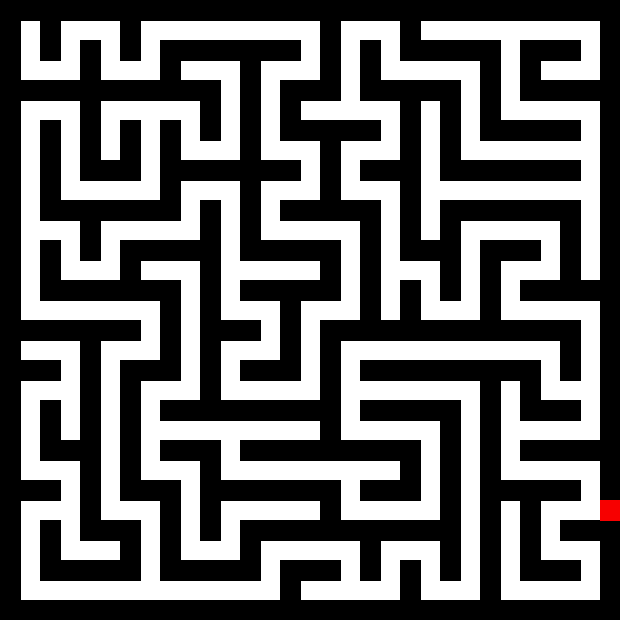
#> input picture testing/mazes/maze_31x31_1door.png, 620 x 620 px
$ python -i crows_sim.py   (imports and definitions only)
#> lines starting #> are read from the running program, lines starting #| are printed output that depends on the picture; after the words box and inside, x2 and y2 are one past the last pixel; in counts of white or black regions, pixels touching at a corner belong together
import cv2
import numpy as np
import pygame
import numba
import random
import collections


# ==============================================================================
#  1. DATA EXTRACTION FUNCTION
# ==============================================================================
def extract_centerline_and_doors(image_path, line_thickness=3):
    """
    Loads a floor plan image, extracts the wall centerline, door locations,
    the raw wall mask, and the room's outer contour.
    """
#> called with image_path = 'mazes/maze_31x31_1door.png', line_thickness = 3
    image = cv2.imread(image_path)
#> image is the input picture: shape (620, 620, 3); mean B, G, R 113.2, 113.2, 113.4
    if image is None:
        return None, [], None, None

    # Create a mask of the thick walls
    lower_black = np.array([0, 0, 0])
    upper_black = np.array([50, 50, 50])
    wall_mask = cv2.inRange(image, lower_black, upper_black)
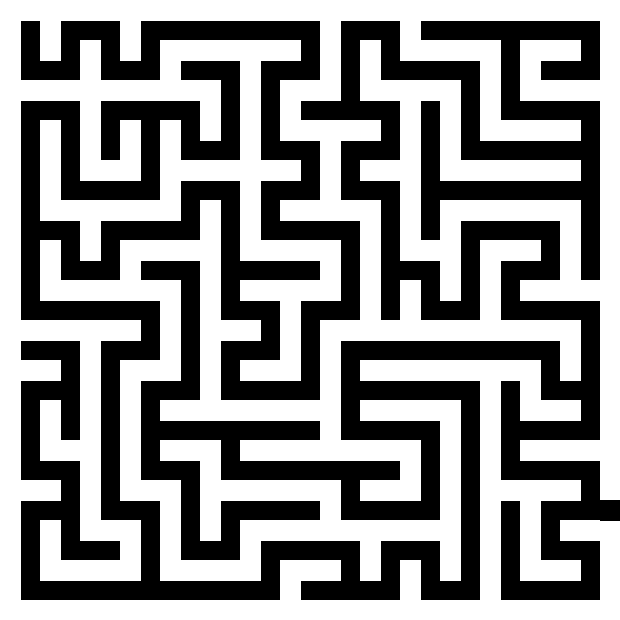
#> wall_mask: shape (620, 620); 55.5% white; 1 black region

    # Find the main room contour from the thick wall mask (for spawning)
    contours, _ = cv2.findContours(
        wall_mask, cv2.RETR_EXTERNAL, cv2.CHAIN_APPROX_SIMPLE
    )
#> contours = 1 contour; box (x1, y1, x2, y2) and area: (0, 0, 620, 620) 203218
    room_contour = max(contours, key=cv2.contourArea) if contours else None
#> room_contour = contour of 459 points, box (x1, y1, x2, y2) (0, 0, 620, 620), area 203218

    # Skeletonize the mask to get a 1-pixel wide centerline for visualization
    centerline_1px = cv2.ximgproc.thinning(wall_mask)
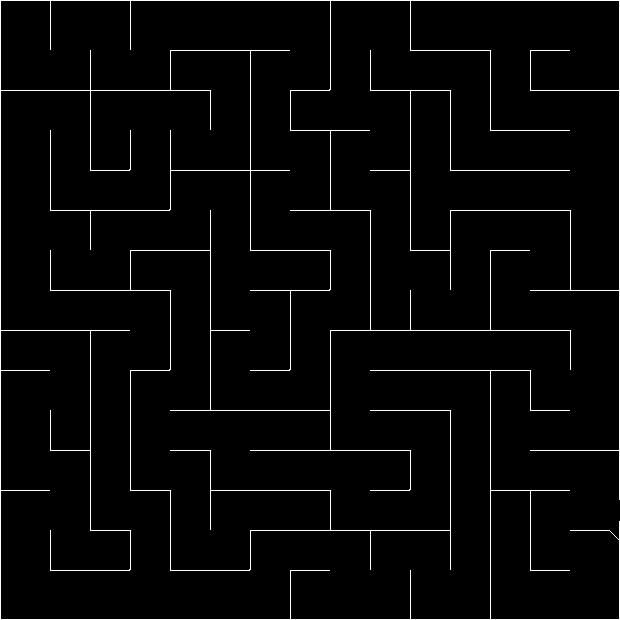
#> centerline_1px: shape (620, 620); 2.7% white in thin lines or dots

    # Thicken the centerline for better visibility if needed
    final_centerline_img = centerline_1px
    if line_thickness > 1:
        kernel = np.ones((line_thickness, line_thickness), np.uint8)
        final_centerline_img = cv2.dilate(centerline_1px, kernel, iterations=1)
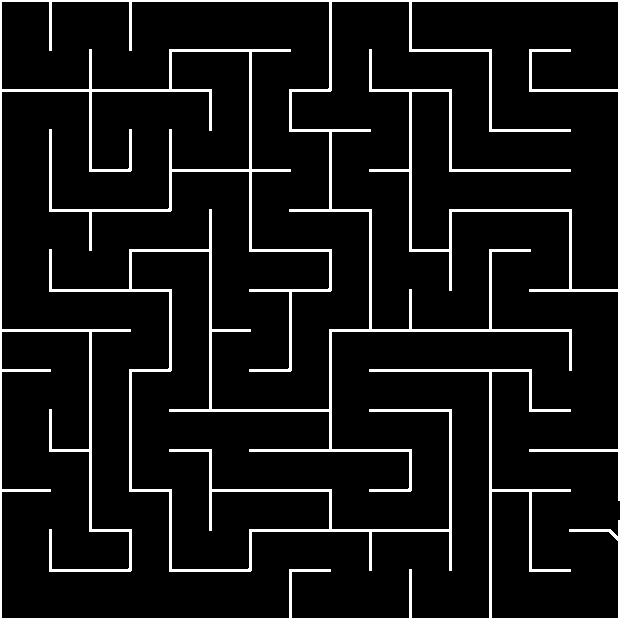
#> final_centerline_img: shape (620, 620); 7.5% white; 1 white region, box (x1, y1, x2, y2) and area: (0, 0, 620, 620) 28800

    # Create the visualization image (black lines on white background)
    visualization_img = cv2.cvtColor(255 - final_centerline_img, cv2.COLOR_GRAY2BGR)

    # Find door locations using their specific color
    lower_door = np.array([0, 0, 245])
    upper_door = np.array([0, 30, 255])
    door_mask = cv2.inRange(image, lower_door, upper_door)
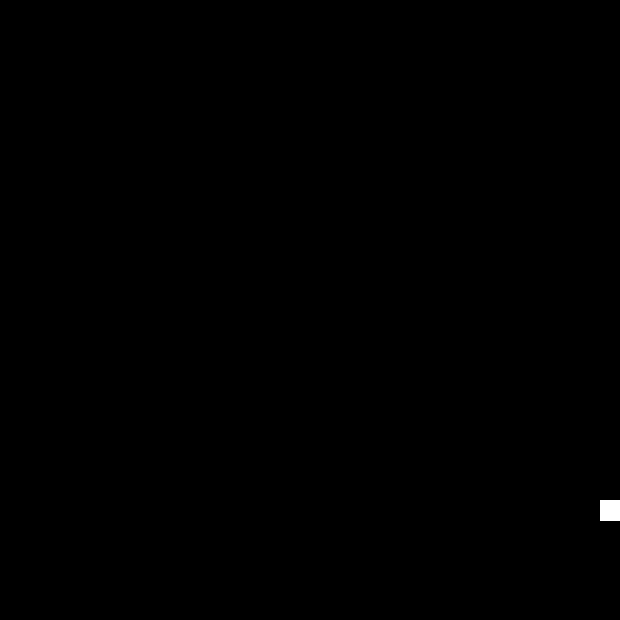
#> door_mask: shape (620, 620); 0.11% white; 1 white region, box (x1, y1, x2, y2) and area: (600, 500, 620, 521) 420
    door_contours, _ = cv2.findContours(
        door_mask, cv2.RETR_TREE, cv2.CHAIN_APPROX_SIMPLE
    )
#> door_contours = [[[600, 500], [600, 520], [619, 520], [619, 500]]]

    door_locations = []
    for c in door_contours:
        M = cv2.moments(c)
        if M["m00"] != 0:
            cX = int(M["m10"] / M["m00"])
            cY = int(M["m01"] / M["m00"])
            door_locations.append((cX, cY))
#> this loop made 1 pass
#> (c, cX, cY) on pass 1: ([[600, 500], [600, 520], [619, 520], [619, 500]], 609, 510)
#> after the loop, door_locations = [(609, 510)]

    return door_locations, visualization_img, wall_mask, room_contour


# ==============================================================================
#  2. POTENTIAL FIELD CALCULATION
# ==============================================================================
# [183 lines left out: functions create_distance_map, update_agents_potential_field, run_simulation, not called in this run]


# ==============================================================================
#  5. SCRIPT EXECUTION
# ==============================================================================
# [2 lines not run here, left out]

>>> result = extract_centerline_and_doors('mazes/maze_31x31_1door.png')

$ run again, on testing/mazes/maze_41x41_2doors.png
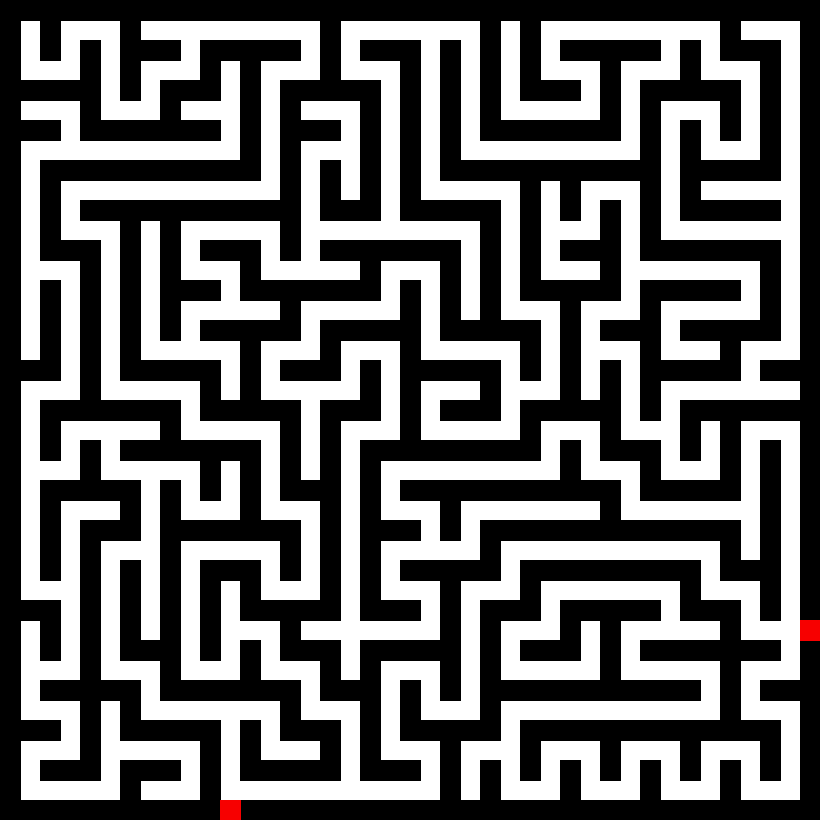
#> input picture testing/mazes/maze_41x41_2doors.png, 820 x 820 px
#> in extract_centerline_and_doors, image is the input picture: shape (820, 820, 3); mean B, G, R 115.1, 115.1, 115.4
#> in extract_centerline_and_doors, `wall_mask = cv2.inRange(image, lower_black, upper_black)`:
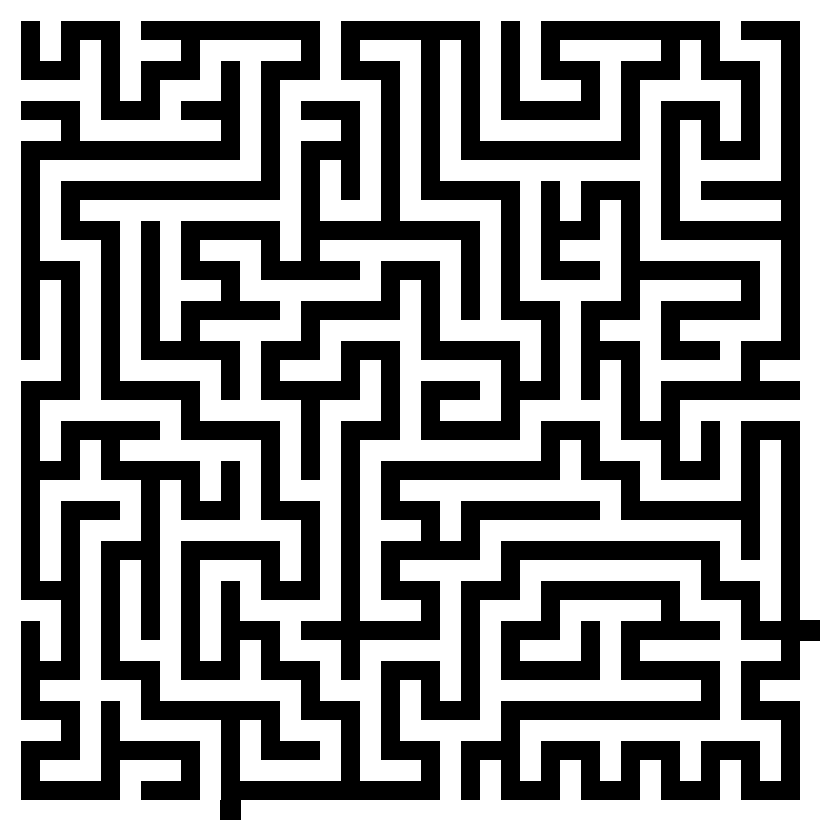
#> wall_mask: shape (820, 820); 54.7% white; 1 black region
#> contours = 2 contours; box (x1, y1, x2, y2) and area: (0, 0, 820, 820) 298037, (241, 560, 820, 820) 52424
#> room_contour = contour of 699 points, box (x1, y1, x2, y2) (0, 0, 820, 820), area 298037
#> centerline_1px: shape (820, 820); 2.7% white in thin lines or dots
#> in extract_centerline_and_doors, `final_centerline_img = cv2.dilate(centerline_1px, kernel, iterations=1)`:
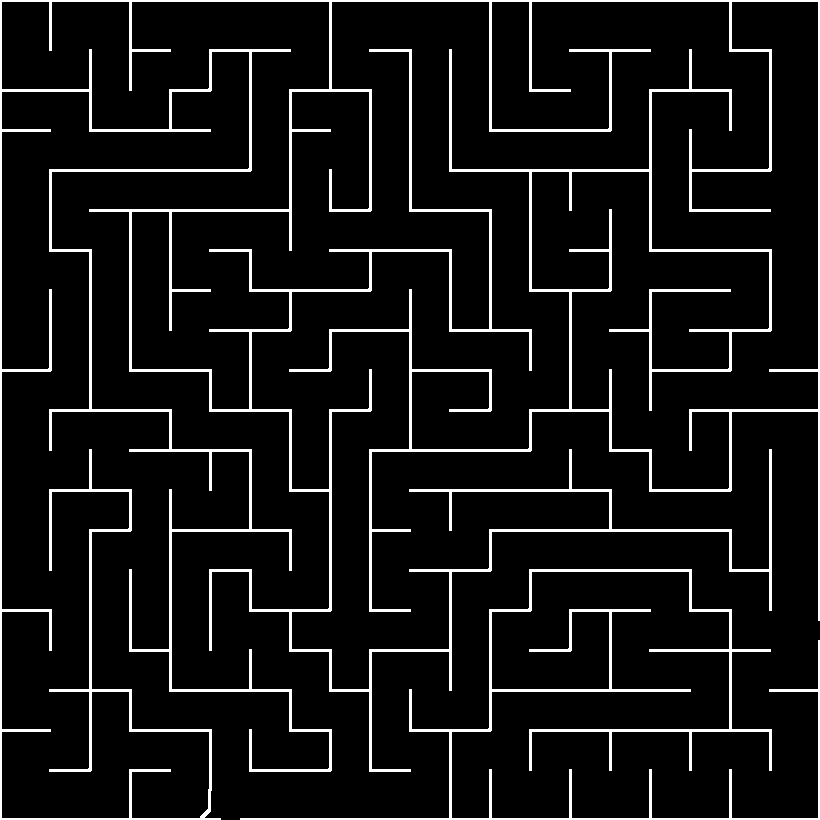
#> final_centerline_img: shape (820, 820); 7.5% white; 2 white regions, box (x1, y1, x2, y2) and area: (0, 0, 820, 820) 42876, (240, 569, 820, 820) 7417
#> door_mask: shape (820, 820); 0.12% white; 2 white regions
#> door_contours = 2 contours; box (x1, y1, x2, y2) and area: (220, 800, 241, 820) 380, (800, 620, 820, 641) 380
#> the loop in extract_centerline_and_doors, `for c in door_contours:` made 2 passes
#> (c, cX, cY) on passes 1 to 2: ([[220, 800], [220, 819], [240, 819], [240, 800]], 230, 809), ([[800, 620], [800, 640], [819, 640], [819, 620]], 809, 630)
#> after the loop in extract_centerline_and_doors, `for c in door_contours:`: door_locations = [(230, 809), (809, 630)]

$ run again, on testing/mazes/maze_51x51_1doors.png
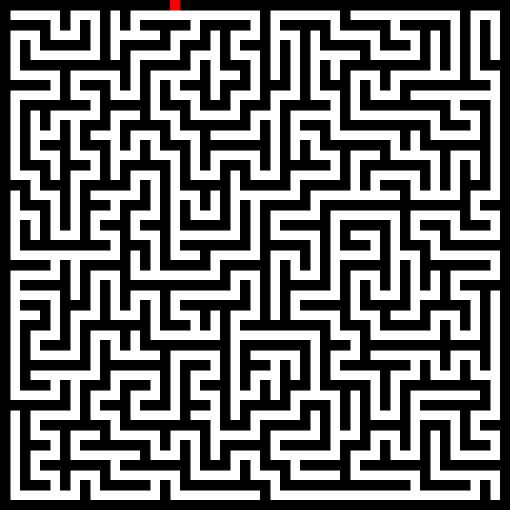
#> input picture testing/mazes/maze_51x51_1doors.png, 1020 x 1020 px (shown at 1/2 size)
#> in extract_centerline_and_doors, image is the input picture: shape (1020, 1020, 3); mean B, G, R 116.3, 116.3, 116.4
#> in extract_centerline_and_doors, `wall_mask = cv2.inRange(image, lower_black, upper_black)`:
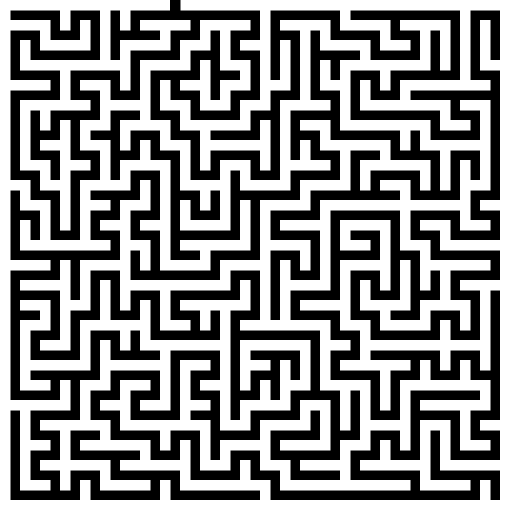
#> wall_mask: shape (1020, 1020) (shown at 1/2 size); 54.3% white; 1 black region
#> contours = 1 contour; box (x1, y1, x2, y2) and area: (0, 0, 1020, 1020) 538542
#> room_contour = contour of 1327 points, box (x1, y1, x2, y2) (0, 0, 1020, 1020), area 538542
#> centerline_1px: shape (1020, 1020); 2.6% white in thin lines or dots
#> final_centerline_img: shape (1020, 1020); 7.5% white; 1 white region, box (x1, y1, x2, y2) and area: (0, 0, 1020, 1020) 77643
#> in extract_centerline_and_doors, `visualization_img = cv2.cvtColor(255 - final_centerline_img, cv2.COLOR..`:
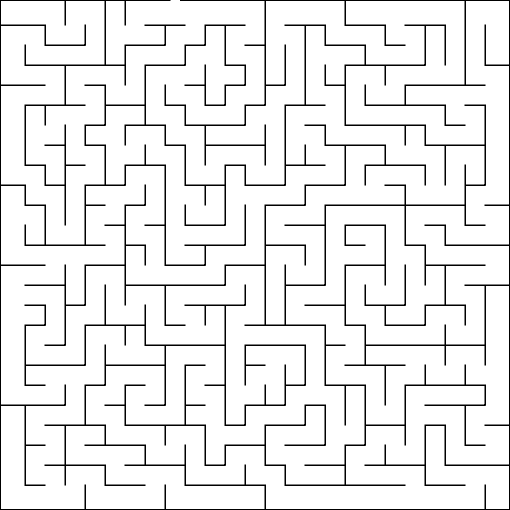
#> visualization_img: shape (1020, 1020, 3) (shown at 1/2 size); 92.5% white; 1 black region, box (x1, y1, x2, y2) and area: (0, 0, 1020, 1020) 77643
#> door_mask: shape (1020, 1020); 0.04% white; 1 white region, box (x1, y1, x2, y2) and area: (340, 0, 361, 21) 441
#> door_contours = [[[340, 0], [340, 20], [360, 20], [360, 0]]]
#> the loop in extract_centerline_and_doors, `for c in door_contours:` made 1 pass
#> (c, cX, cY) on pass 1: ([[340, 0], [340, 20], [360, 20], [360, 0]], 350, 10)
#> after the loop in extract_centerline_and_doors, `for c in door_contours:`: door_locations = [(350, 10)]

$ run again, on testing/mazes/maze_51x51_2doors.png
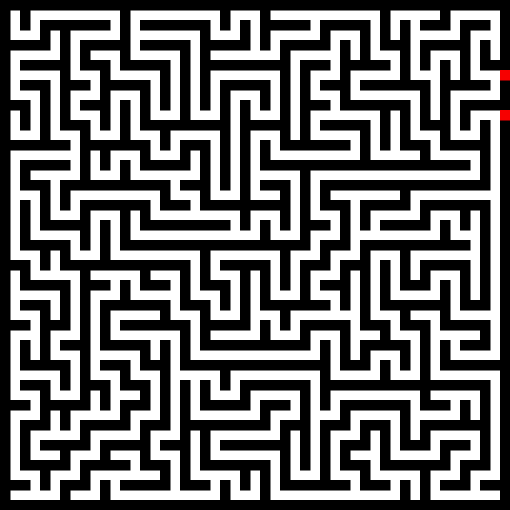
#> input picture testing/mazes/maze_51x51_2doors.png, 1020 x 1020 px (shown at 1/2 size)
#> in extract_centerline_and_doors, image is the input picture: shape (1020, 1020, 3); mean B, G, R 116.3, 116.3, 116.5
#> in extract_centerline_and_doors, `wall_mask = cv2.inRange(image, lower_black, upper_black)`:
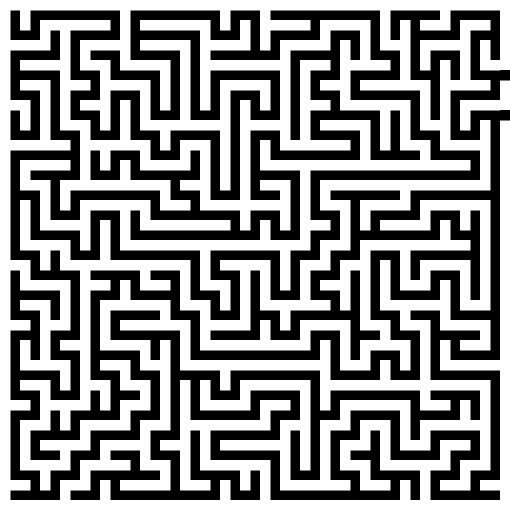
#> wall_mask: shape (1020, 1020) (shown at 1/2 size); 54.3% white; 1 black region
#> contours = 2 contours; box (x1, y1, x2, y2) and area: (0, 0, 1020, 1020) 534630, (920, 161, 1020, 261) 3502
#> room_contour = contour of 1251 points, box (x1, y1, x2, y2) (0, 0, 1020, 1020), area 534630
#> centerline_1px: shape (1020, 1020); 2.6% white in thin lines or dots
#> final_centerline_img: shape (1020, 1020); 7.5% white; 2 white regions, box (x1, y1, x2, y2) and area: (0, 0, 1020, 1020) 77178, (929, 160, 1020, 251) 531
#> in extract_centerline_and_doors, `visualization_img = cv2.cvtColor(255 - final_centerline_img, cv2.COLOR..`:
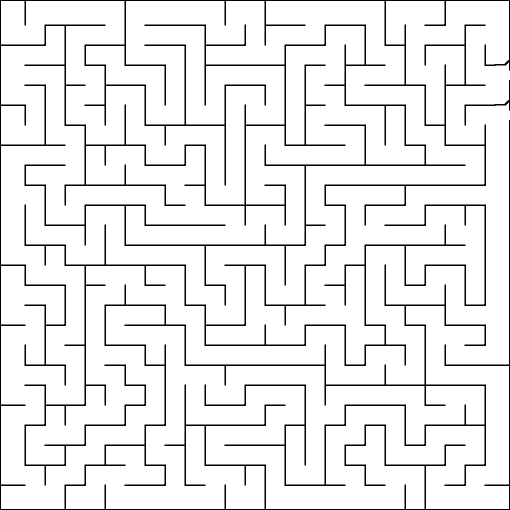
#> visualization_img: shape (1020, 1020, 3) (shown at 1/2 size); 92.5% white; 2 black regions, box (x1, y1, x2, y2) and area: (0, 0, 1020, 1020) 77178, (929, 160, 1020, 251) 531
#> door_mask: shape (1020, 1020); 0.08% white; 2 white regions
#> door_contours = 2 contours; box (x1, y1, x2, y2) and area: (1000, 220, 1020, 241) 380, (1000, 140, 1020, 161) 380
#> the loop in extract_centerline_and_doors, `for c in door_contours:` made 2 passes
#> (c, cX, cY) on passes 1 to 2: ([[1000, 220], [1000, 240], [1019, 240], [1019, 220]], 1009, 230), ([[1000, 140], [1000, 160], [1019, 160], [1019, 140]], 1009, 150)
#> after the loop in extract_centerline_and_doors, `for c in door_contours:`: door_locations = [(1009, 230), (1009, 150)]
